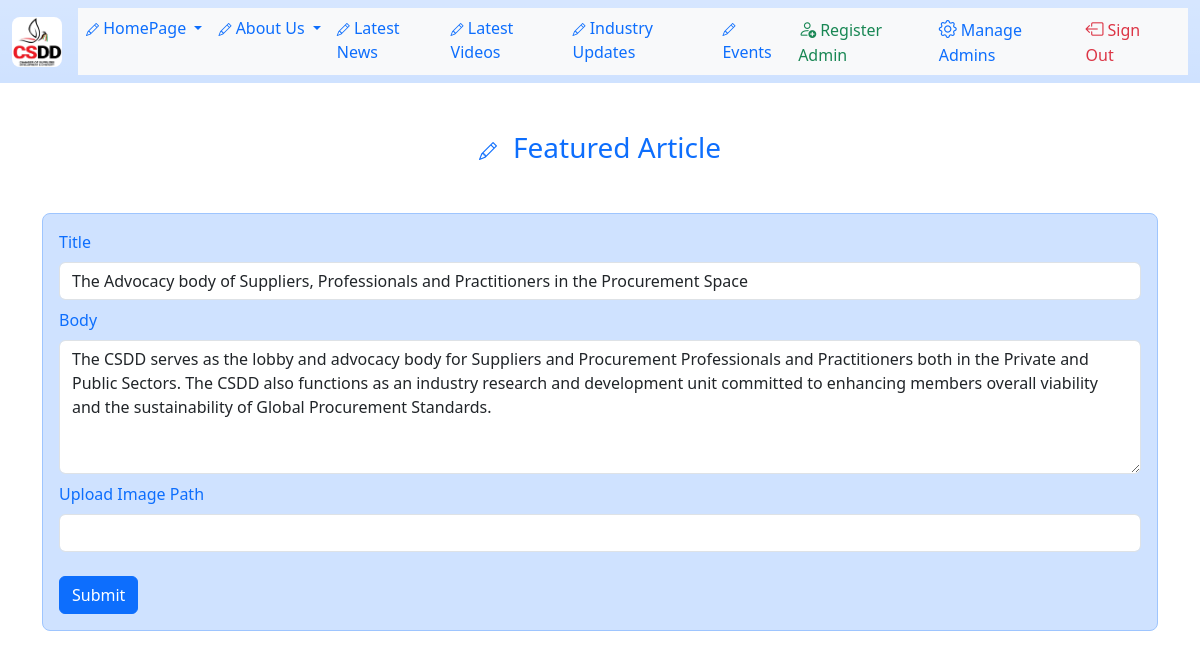
Page /edit/homepage/featured-article (signed in) on the committed database.
### app/models.py (models this page shows, shortened)
class FeaturedArticle(db.Model):
    id = db.Column(db.Integer, primary_key=True)
    section_title = db.Column(db.String(150))
    section_body = db.Column(db.String(400))
    section_image_path = db.Column(db.String(255))

### app/routes.py (the view)
@app.route("/edit/homepage/featured-article", methods=["GET", "POST"])
@login_required
def homepage_featured_article():
    form = FeaturedArticleForm()
    query = FeaturedArticle.query
    featured_article_data = query.first()
    if form.validate_on_submit():
        if featured_article_data is None:
            featured_article_data = FeaturedArticle(
                section_title=form.section_title.data,  # type: ignore
                section_body=form.section_body.data,  # type: ignore
                section_image_path=form.section_image_path.data,  # type: ignore
            )
            db.session.add(featured_article_data)
            db.session.commit()
            flash("Data has been saved successfully!")
        else:
            query.update(
                {
                    "section_title": form.section_title.data,
                    "section_body": form.section_body.data,
                    "section_image_path": form.section_image_path.data,
                }
            )
            db.session.commit()
        flash("Changes have been saved successfully!")
        return redirect(url_for("homepage_featured_article"))
    elif request.method == "GET":
        if featured_article_data is not None:
            form.section_title.data = featured_article_data.section_title
            form.section_body.data = featured_article_data.section_body
            form.section_image_path.data = featured_article_data.section_image_path
    return render_template(
        "admin/homepage/featured_article.html",
        title="HomePage - Featured Article",
        form=form,
    )

### app/forms.py
class FeaturedArticleForm(FlaskForm):
    section_title = StringField("Title", validators=[Length(min=5, max=150)])
    section_body = TextAreaField("Body", validators=[Length(min=0, max=400)])
    section_image_path = StringField(
        "Upload Image Path", validators=[Length(min=0, max=255)]
    )
    submit = SubmitField("Submit")

### app/models.py (called while the page is built)
@login.user_loader
def load_user(id):
    return User.query.get(int(id))

### app/routes.py (called while the page is built)
@app.before_request
def before_request():
    if current_user.is_authenticated:
        current_user.last_seen = datetime.now(timezone.utc)
        db.session.commit()

### app/templates/admin/homepage/featured_article.html (shortened to what this page needs)
{% extends "base.html" %} {% block content %}
<h3 class="text-center text-primary mb-5">
  <i class="bi bi-pencil me-3" style="font-size: large"></i>Featured Article
</h3>
<div class="mx-auto container-sm">
  <form
    novalidate
    action=""
    method="post"
    class="p-3 border rounded-3 bg-primary-subtle border-primary-subtle"
  >
    <div class="mb-2">
      <label for="section_title" class="form-label text-primary"
        >{{ form.section_title.label }}</label
      >
      {{form.section_title(class="form-control", type="text",
      id="section_title")}}
    </div>
    <div class="mb-2">
      <label for="section_body" class="form-label text-primary"
        >{{ form.section_body.label }}</label
      >
      {{form.section_body(class="form-control", rows=5, id="section_body")}}
    </div>
    <div class="mb-2">
      <label for="section_image_path" class="form-label text-primary"
        >{{ form.section_image_path.label }}</label
      >
      {{form.section_image_path(class="form-control", type="text",
      id="section_image_path")}}
    </div>
    {{ form.submit(type="submit", class="mt-3 btn btn-primary")}}
  </form>
</div>
{% endblock %}

### rows in the picture
FeaturedArticle: section_title "The Advocacy body of Suppliers, Professionals and Practitioners in the Procurement Space", section_body "The CSDD serves as the lobby and advocacy body for Suppliers and Procurement Professionals and Practitioners both in the Private and Public Sectors. The CSDD also functions as an industry research and development unit committed to enhancing members overall viability and the sustainability of Global Procurement Standards."
